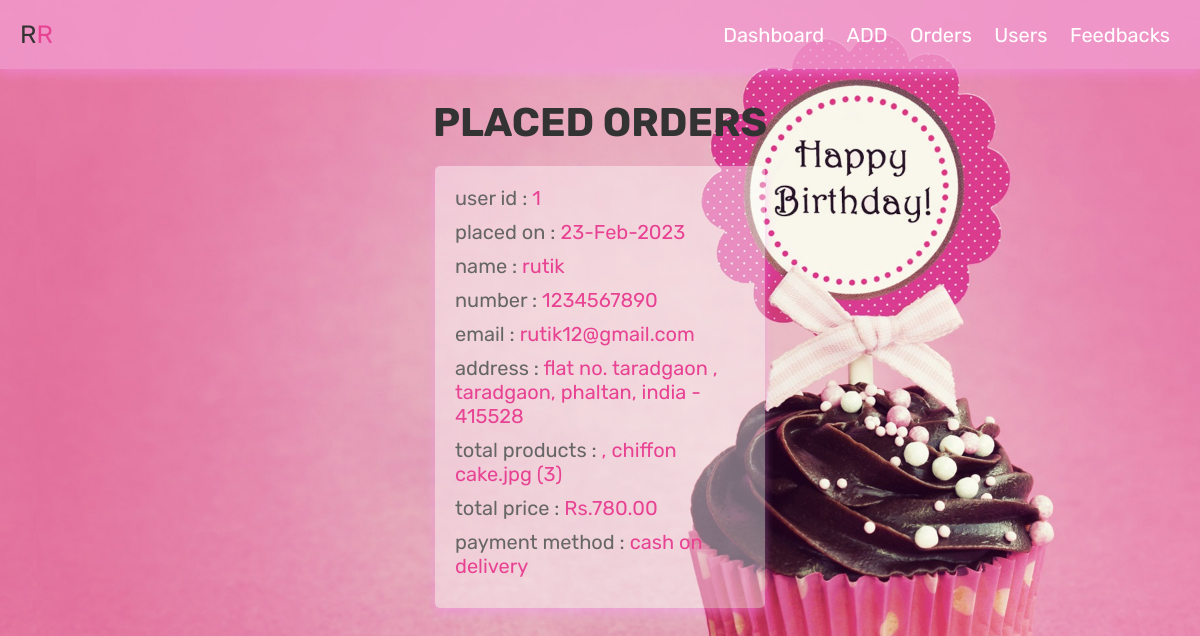
Page /admin_orders.php (signed in) on the committed database.
### tables this page shows
CREATE TABLE `orders` (
  `id` int(100) NOT NULL,
  `user_id` int(100) NOT NULL,
  `name` varchar(100) NOT NULL,
  `number` varchar(12) NOT NULL,
  `email` varchar(100) NOT NULL,
  `method` varchar(50) NOT NULL,
  `address` varchar(500) NOT NULL,
  `total_products` varchar(1000) NOT NULL,
  `total_price` int(100) NOT NULL,
  `placed_on` varchar(50) NOT NULL,
  `payment_status` varchar(20) NOT NULL DEFAULT 'pending'
);

### admin_orders.php (the view, shortened to what this page needs)
<?php
@include 'config.php';
?>
<!DOCTYPE html>
<html lang="en">
<head>
   <link rel="stylesheet" href="css/admin_style.css">
</head>
<body>
<?php @include 'admin_header.php'; ?>
<section class="placed-orders">
   <h1 class="title">Placed orders</h1>
   <div class="box-container">
      <?php
      $select_orders = mysqli_query($conn, "SELECT * FROM `orders`") or die('query failed');
      if(mysqli_num_rows($select_orders) > 0){
         while($fetch_orders = mysqli_fetch_assoc($select_orders)){
      ?>
      <div class="box">
         <p> user id : <span><?php echo $fetch_orders['user_id']; ?></span> </p>
         <p> placed on : <span><?php echo $fetch_orders['placed_on']; ?></span> </p>
         <p> name : <span><?php echo $fetch_orders['name']; ?></span> </p>
         <p> number : <span><?php echo $fetch_orders['number']; ?></span> </p>
         <p> email : <span><?php echo $fetch_orders['email']; ?></span> </p>
         <p> address : <span><?php echo $fetch_orders['address']; ?></span> </p>
         <p> total products : <span><?php echo $fetch_orders['total_products']; ?></span> </p>
         <p> total price : <span>Rs.<?php echo $fetch_orders['total_price']; ?>.00</span> </p>
         <p> payment method : <span><?php echo $fetch_orders['method']; ?></span> </p>
      </div>
      <?php
         }
      }else{
         echo '<p class="empty">no orders placed yet!</p>';
      }
      ?>
   </div>
</section>
</body>
</html>

### css/admin_style.css (style rules this page uses)
:root { --pink:#e84393; --red:#d34242; --orange:#1f8047; --black:#333; --white:#fff; --light-color:#666; --light-white:#ccc; --light-bg:#f5f5f5; --box-shadow:0 .5rem 1rem rgba(251, 149, 255, 0.37); }
* { font-family: 'Rubik', sans-serif; margin:0; padding:0; box-sizing: border-box; outline: none; border:none; text-decoration: none; transition:all .2s linear; }
html { font-size: 62.5%; overflow-x: hidden; scroll-behavior: smooth; scroll-padding-top: 6.5rem; }
body { background-image: url('../images/R.jpg'); background-size: cover; background-attachment: fixed; background-position: center; }
section { padding:3rem 2rem; }
.title { text-align: center; margin-bottom: 2rem; color:var(--black); text-transform: uppercase; font-size: 4rem; }
.placed-orders .box-container { display: grid; grid-template-columns: repeat(auto-fit, 33rem); gap:1.5rem; align-items: flex-start; max-width: 1200px; margin: 0 auto; justify-content: center; }
.placed-orders .box-container .box { padding:2rem; border:var(--border); background-color: rgba(255, 255, 255, 0.418); box-shadow: var(--box-shadow); border-radius: .5rem; }
.placed-orders .box-container .box p { margin-bottom: 1rem; font-size: 2rem; color:var(--light-color); }
.placed-orders .box-container .box p span { color:var(--pink); }

### rows in the picture
orders: user "1", placed_on "23-Feb-2023", name "rutik", number "1234567890", email "rutik12@gmail.com", address "flat no. taradgaon , taradgaon, phaltan, india - 415528", total_products ", chiffon cake.jpg (3)", total_price "780", method "cash on delivery"
